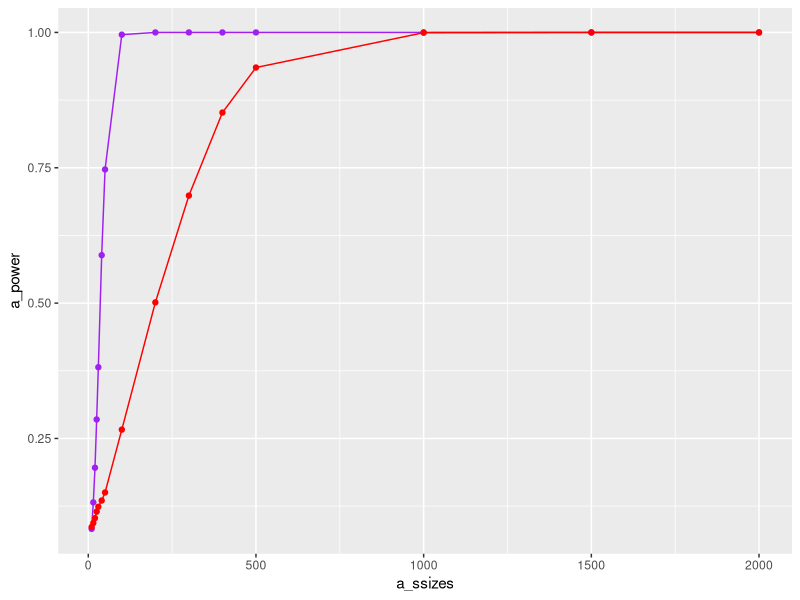
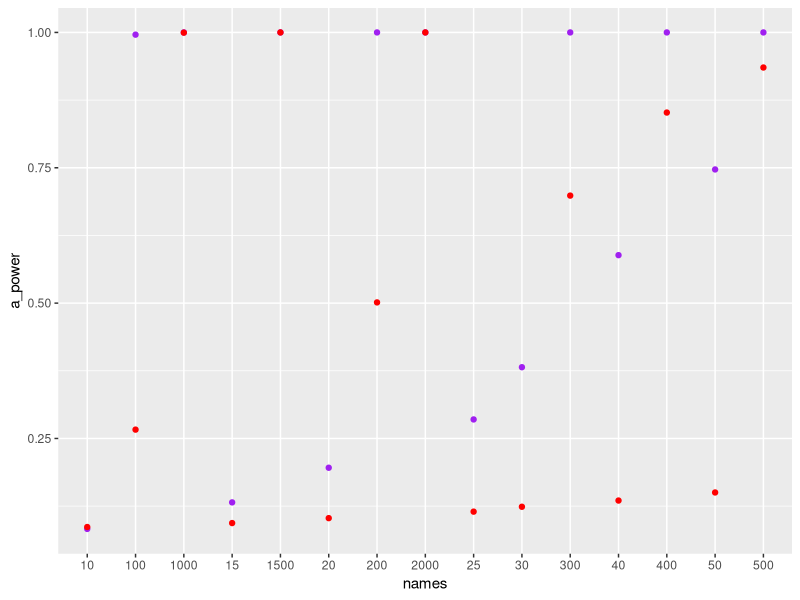

These figures' R source, in order:
library(ggplot2)

a <- read.table("unifKSstandardized.csv")

a <- data.frame(a)
a_ssizes <- a[,1]
a_power <- seq(0, 1, 10)
names <- as.character(a_ssizes)
a[,1] <- names

#working
ggplot(a, aes(x=a_ssizes, y=a_power)) + 
  geom_line(aes(y=powerSW), color="purple") +
  geom_point(aes(y=powerSW), color="purple") +
  geom_line(aes(y=powerKS), color="red") + 
  geom_point(aes(y=powerKS), color="red") 

#tweaking
ggplot(a, aes(x=names, y=a_power)) + 
  geom_line(aes(y=powerSW), color="purple") +
  geom_point(aes(y=powerSW), color="purple") +
  geom_line(aes(y=powerKS), color="red") + 
  geom_point(aes(y=powerKS), color="red") 
